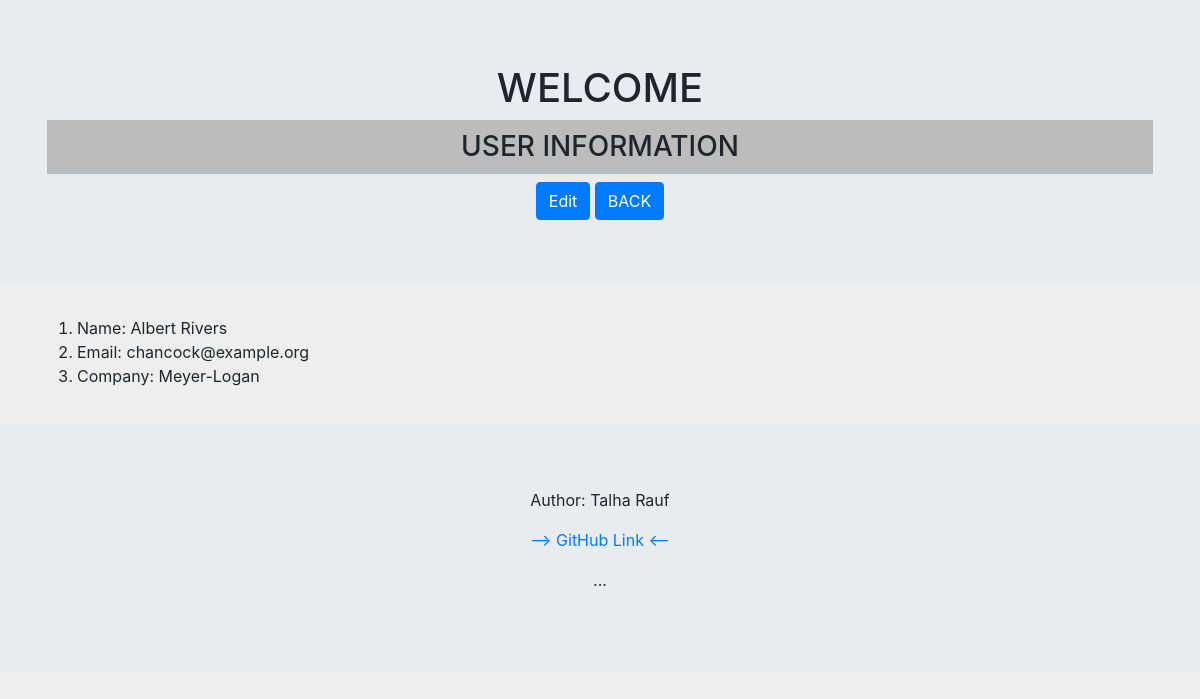
/users/17, run on the app's committed database.
### myApp/models.py (models this page shows, shortened)
class User(models.Model):
    first_name = models.CharField(max_length=128)
    second_name = models.CharField(max_length=128)
    email = models.EmailField(max_length=264, unique=True)
    company = models.CharField(max_length=264)

### myApp/views.py (the view)
# urls.py: path('users/<int:pk>', views.UserDetailedView.as_view(), name='user-detail'),
class UserDetailedView(DetailView):
    template_name = 'user_inv/per_user.html'
    context_object_name = 'user'
    model = User

### templates/user_inv/per_user.html (shortened to what this page needs)
<!DOCTYPE html>
{% load static %}
<html lang="en">
<head>
  <link href="https://cdn.jsdelivr.net/npm/bootstrap@5.2.3/dist/css/bootstrap.min.css" rel="stylesheet"><meta charset="utf-8">
  <link rel="stylesheet" href="https://cdn.jsdelivr.net/npm/bootstrap@4.6.2/dist/css/bootstrap.min.css">
  <link href="{% static "css/index.css" %}" rel="stylesheet" type="text/css">
</head>
<body>
<div class="jumbotron">
  <div class="container">
    <h1>WELCOME</h1>
    <h3>USER INFORMATION</h3>
  </div>
  <div class="Container container-sm text-center">
    <button type="submit" id="editBtn" class="btn btn-primary">Edit</button>
    <a href="{% url 'myApp:users-inventory' %}"><button type="submit" id="submitBtn" class="btn btn-primary">BACK</button></a>
  </div>
</div>
    {% if user %}
  <div class="Container container-sm">
      <ol>
          <li>Name: {{ user.first_name }} {{ user.second_name }}</li>
          <li>Email: {{ user.email }}</li>
          <li>Company: {{ user.company }}</li>
      </ol>
  </div>
    {% endif %}
</body>
<footer>
    <div class="jumbotron">
      <p>Author: Talha Rauf</p>
      <p><a href="https://github.com/Talha-Rauf">--> GitHub Link <--</a></p>
      <p>...</p>
    </div>
</footer>
</html>

### static/css/index.css (style rules this page uses)
h1, p { text-align: center; }
body { background-color: #eeeeee; }
h3 { margin-top: 2px; padding: 10px; text-align: center; background-color: #bcbcbc; }
footer { margin-top: 3%; text-align: center; }

### data on the page
User: first_name "Albert", second_name "Rivers", email "chancock@example.org", company "Meyer-Logan"
